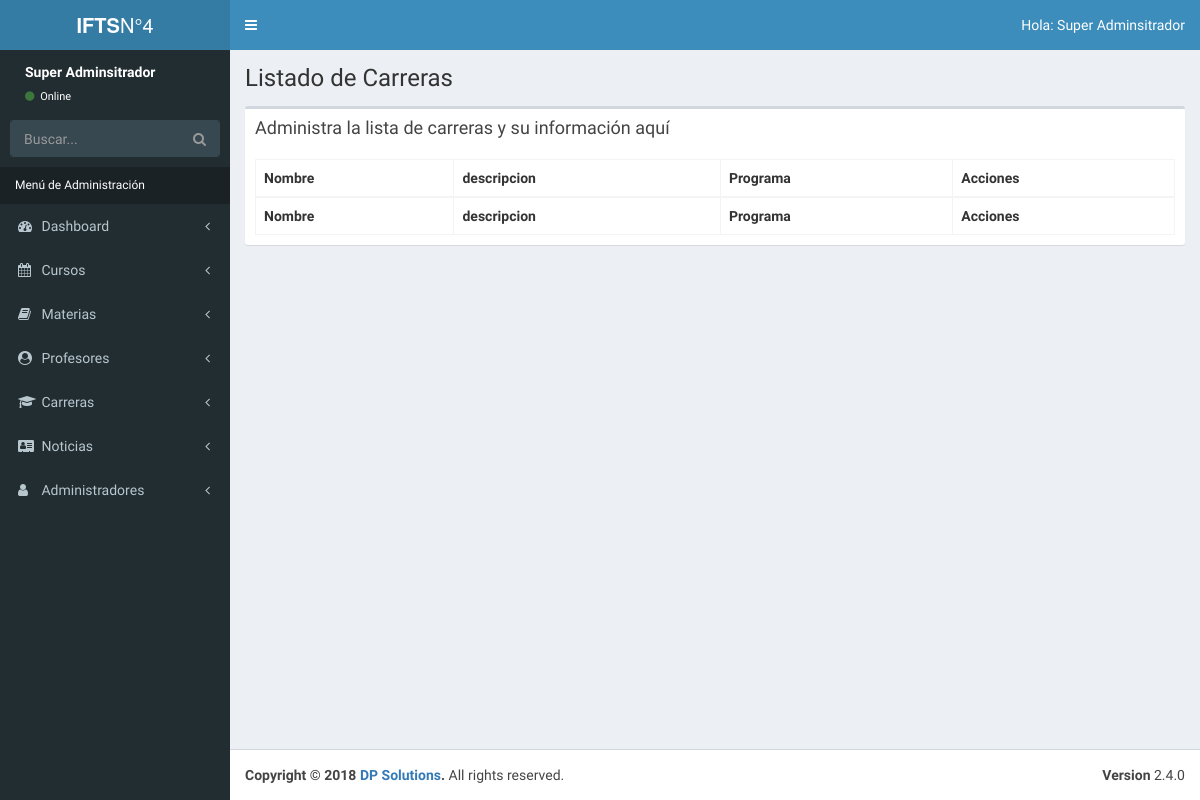
The page /admin/lista-carreras.php (signed in) on the database as committed earlier.
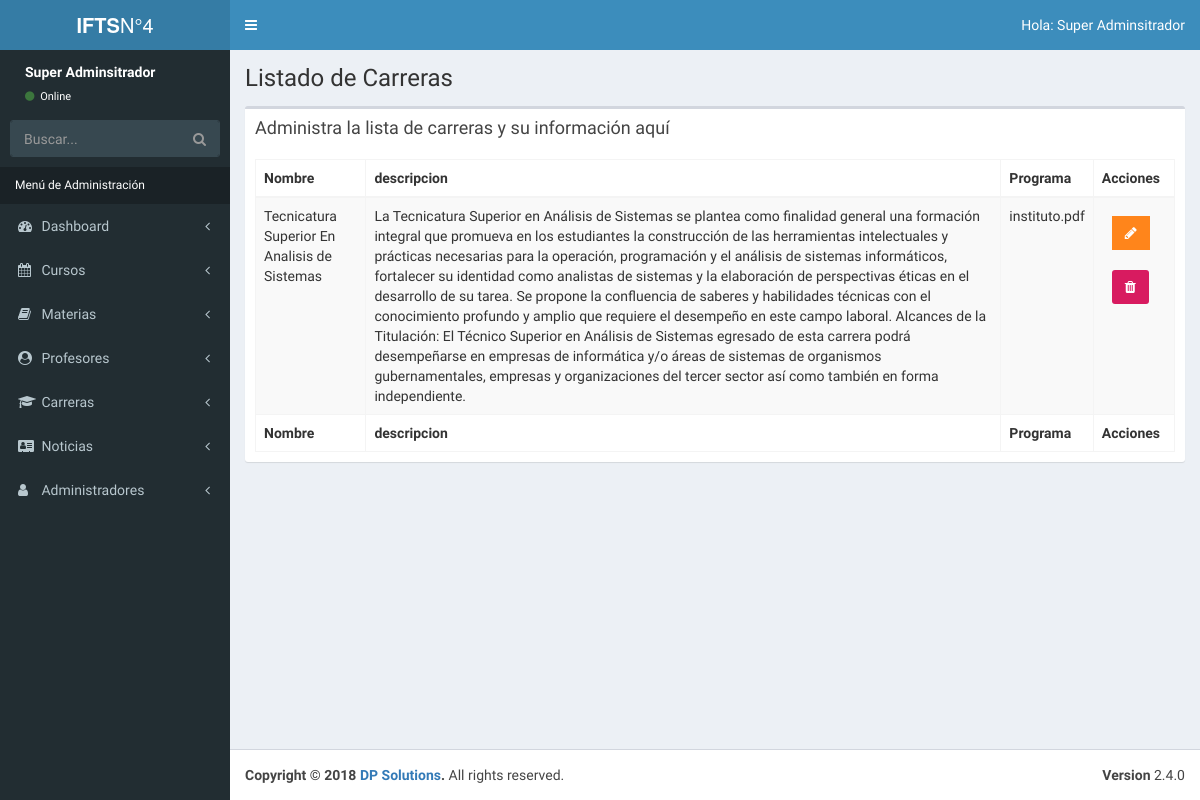
The same page on the database as committed later.
### tables this page shows
CREATE TABLE `carreras` (
  `idCarreras` int(11) NOT NULL,
  `nombreCarrera` varchar(50) NOT NULL,
  `descripCarrera` longtext NOT NULL,
  `programaCarrera` varchar(50) DEFAULT NULL
);

### admin/lista-carreras.php (the view, shortened to what this page needs)
<?php
        include_once 'funciones/funciones.php';
        include_once 'templates/header.php';
        include_once 'templates/barra.php';
        include_once 'templates/navegacion.php';
?>
  <div class="content-wrapper">
    <section class="content-header">
          <h1>
            Listado de Carreras
          </h1>
    </section>
    <section class="content">
      <div class="row">
        <div class="col-xs-12">
          <div class="box">
            <div class="box-header">
              <h3 class="box-title">Administra la lista de carreras y su información aquí</h3>
            </div>
            <div class="box-body">
              <table id="registros" class="table table-bordered table-striped">
                <thead>
                <tr>
                  <th>Nombre</th>
                  <th>descripcion</th>
                  <th>Programa</th>
                  <th>Acciones</th>
                </tr>
                </thead>
                <tbody>
                        <?php
                            try {
                                $sql = "SELECT * FROM carreras";
                                $resultado = $conn->query($sql);
                            } catch (Exception $e) {
                                $error = $e->getMessage();
                                echo $error;
                            }
                            while($carrera = $resultado->fetch_assoc() ) { ?>
                                <tr>
                                    <td><?php echo $carrera['nombreCarrera'];  ?></td>
                                    <td><?php echo $carrera['descripCarrera']; ?></td>
                                    <td><?php echo $carrera['programaCarrera']; ?></td>
                                    <td>
                                        <a href="editar-carrera.php?id=<?php echo $carrera['idCarreras'] ?>" class="btn bg-orange btn-flat margin">
                                            <i class="fa fa-pencil"></i>
                                        </a>
                                        <a href="#" data-id="<?php echo $carrera['idCarreras'] ?>" data-tipo="carrera" class="btn bg-maroon bnt-flat margin borrar_registro">
                                            <i class="fa fa-trash"></i>
                                        </a>
                                    </td>
                                </tr>
                            <?php }  ?>
                </tbody>
                <tfoot>
                <tr>
                  <th>Nombre</th>
                  <th>descripcion</th>
                  <th>Programa</th>
                  <th>Acciones</th>
                </tr>
                </tfoot>
              </table>
            </div>
          </div>
        </div>
      </div>
    </section>
  </div>
  <?php
          include_once 'templates/footer.php';
  ?>

Rows that differ between the two databases and show on the page:
added carreras: nombreCarrera "Tecnicatura Superior En Analisis de Sistemas", descripCarrera "La Tecnicatura Superior en Análisis de Sistemas se plantea como finalidad general una formación integral que promueva en los estudiantes la construcción de las herramientas intelectuales y prácticas necesarias para la operación, programación y el análisis de sistemas informáticos, fortalecer su identidad como analistas de sistemas y la elaboración de perspectivas éticas en el desarrollo de su tarea. Se propone la confluencia de saberes y habilidades técnicas con el conocimiento profundo y amplio que requiere el desempeño en este campo laboral. Alcances de la Titulación: El Técnico Superior en Análisis de Sistemas egresado de esta carrera podrá desempeñarse en empresas de informática y/o…", programaCarrera "instituto.pdf"
